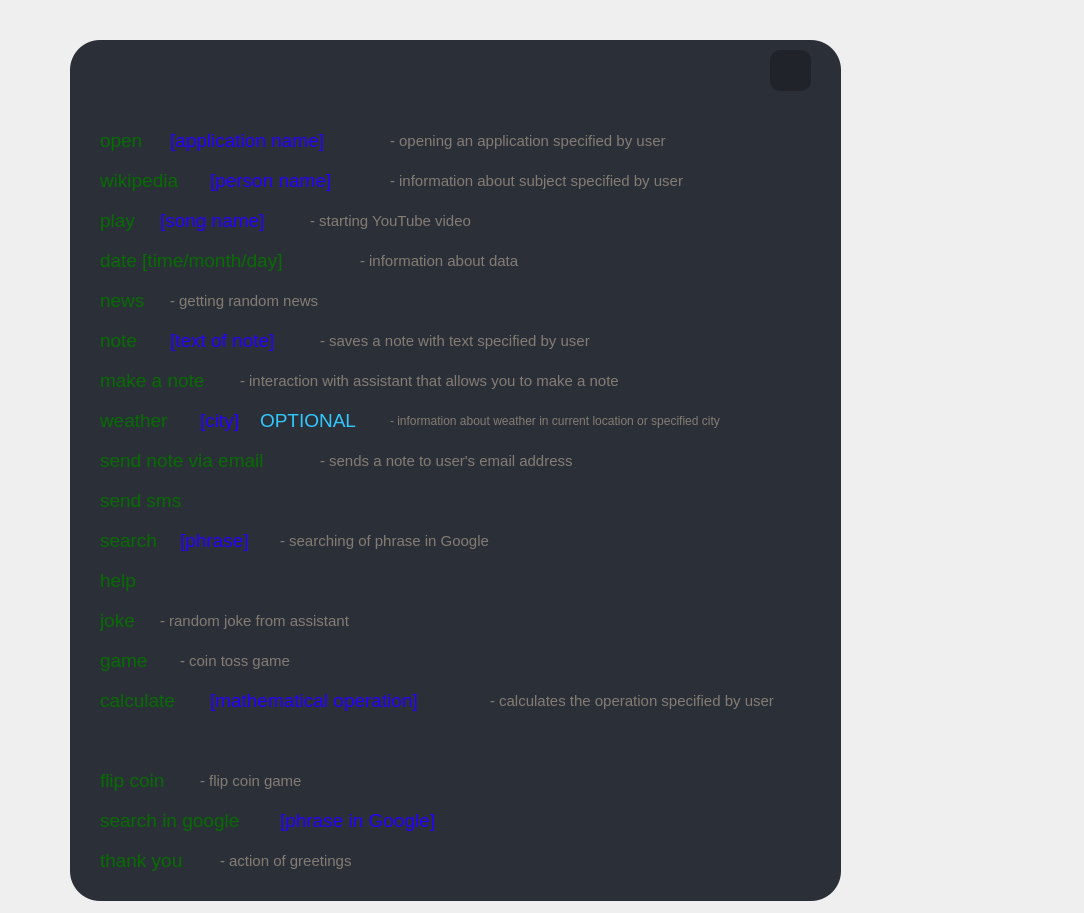
<?xml version="1.0" encoding="UTF-8"?>
<ui version="4.0">
 <class>Form</class>
 <widget class="QWidget" name="Form">
  <property name="geometry">
   <rect>
    <x>0</x>
    <y>0</y>
    <width>1084</width>
    <height>913</height>
   </rect>
  </property>
  <property name="windowTitle">
   <string>Form</string>
  </property>
  <widget class="QWidget" name="widget" native="true">
   <property name="geometry">
    <rect>
     <x>70</x>
     <y>40</y>
     <width>771</width>
     <height>861</height>
    </rect>
   </property>
   <property name="styleSheet">
    <string notr="true">background-color: #2b3038;
border-radius: 30px;</string>
   </property>
   <widget class="QPushButton" name="exitButton">
    <property name="geometry">
     <rect>
      <x>700</x>
      <y>10</y>
      <width>41</width>
      <height>41</height>
     </rect>
    </property>
    <property name="styleSheet">
     <string notr="true">QPushButton{
background-color: #20242a;
color: #20242a;
border-radius: 10px;
}
QPushButton:hover{
background-color: black;
}</string>
    </property>
    <property name="text">
     <string/>
    </property>
    <property name="icon">
     <iconset>
      <normaloff>../../icons/x_icon.png</normaloff>../../icons/x_icon.png</iconset>
    </property>
    <property name="iconSize">
     <size>
      <width>30</width>
      <height>30</height>
     </size>
    </property>
   </widget>
   <widget class="QLabel" name="label">
    <property name="geometry">
     <rect>
      <x>30</x>
      <y>80</y>
      <width>71</width>
      <height>41</height>
     </rect>
    </property>
    <property name="font">
     <font>
      <family>Segoe UI</family>
      <pointsize>14</pointsize>
     </font>
    </property>
    <property name="styleSheet">
     <string notr="true">color: rgb(5, 109, 0);</string>
    </property>
    <property name="text">
     <string>open</string>
    </property>
   </widget>
   <widget class="QLabel" name="label_2">
    <property name="geometry">
     <rect>
      <x>30</x>
      <y>120</y>
      <width>101</width>
      <height>41</height>
     </rect>
    </property>
    <property name="font">
     <font>
      <family>Segoe UI</family>
      <pointsize>14</pointsize>
     </font>
    </property>
    <property name="styleSheet">
     <string notr="true">color: rgb(5, 109, 0);</string>
    </property>
    <property name="text">
     <string>wikipedia</string>
    </property>
   </widget>
   <widget class="QLabel" name="label_3">
    <property name="geometry">
     <rect>
      <x>30</x>
      <y>160</y>
      <width>51</width>
      <height>41</height>
     </rect>
    </property>
    <property name="font">
     <font>
      <family>Segoe UI</family>
      <pointsize>14</pointsize>
     </font>
    </property>
    <property name="styleSheet">
     <string notr="true">color: rgb(5, 109, 0);</string>
    </property>
    <property name="text">
     <string>play</string>
    </property>
   </widget>
   <widget class="QLabel" name="label_4">
    <property name="geometry">
     <rect>
      <x>30</x>
      <y>200</y>
      <width>241</width>
      <height>41</height>
     </rect>
    </property>
    <property name="font">
     <font>
      <family>Segoe UI</family>
      <pointsize>14</pointsize>
     </font>
    </property>
    <property name="styleSheet">
     <string notr="true">color: rgb(5, 109, 0);</string>
    </property>
    <property name="text">
     <string>date [time/month/day]</string>
    </property>
   </widget>
   <widget class="QLabel" name="label_5">
    <property name="geometry">
     <rect>
      <x>30</x>
      <y>240</y>
      <width>51</width>
      <height>41</height>
     </rect>
    </property>
    <property name="font">
     <font>
      <family>Segoe UI</family>
      <pointsize>14</pointsize>
     </font>
    </property>
    <property name="styleSheet">
     <string notr="true">color: rgb(5, 109, 0);</string>
    </property>
    <property name="text">
     <string>news</string>
    </property>
   </widget>
   <widget class="QLabel" name="label_6">
    <property name="geometry">
     <rect>
      <x>30</x>
      <y>280</y>
      <width>51</width>
      <height>41</height>
     </rect>
    </property>
    <property name="font">
     <font>
      <family>Segoe UI</family>
      <pointsize>14</pointsize>
     </font>
    </property>
    <property name="styleSheet">
     <string notr="true">color: rgb(5, 109, 0);</string>
    </property>
    <property name="text">
     <string>note</string>
    </property>
   </widget>
   <widget class="QLabel" name="label_7">
    <property name="geometry">
     <rect>
      <x>30</x>
      <y>320</y>
      <width>131</width>
      <height>41</height>
     </rect>
    </property>
    <property name="font">
     <font>
      <family>Segoe UI</family>
      <pointsize>14</pointsize>
     </font>
    </property>
    <property name="styleSheet">
     <string notr="true">color: rgb(5, 109, 0);</string>
    </property>
    <property name="text">
     <string>make a note</string>
    </property>
   </widget>
   <widget class="QLabel" name="label_8">
    <property name="geometry">
     <rect>
      <x>30</x>
      <y>360</y>
      <width>91</width>
      <height>41</height>
     </rect>
    </property>
    <property name="font">
     <font>
      <family>Segoe UI</family>
      <pointsize>14</pointsize>
     </font>
    </property>
    <property name="styleSheet">
     <string notr="true">color: rgb(5, 109, 0);</string>
    </property>
    <property name="text">
     <string>weather</string>
    </property>
   </widget>
   <widget class="QLabel" name="label_9">
    <property name="geometry">
     <rect>
      <x>30</x>
      <y>400</y>
      <width>201</width>
      <height>41</height>
     </rect>
    </property>
    <property name="font">
     <font>
      <family>Segoe UI</family>
      <pointsize>14</pointsize>
     </font>
    </property>
    <property name="styleSheet">
     <string notr="true">color: rgb(5, 109, 0);</string>
    </property>
    <property name="text">
     <string>send note via email</string>
    </property>
   </widget>
   <widget class="QLabel" name="label_10">
    <property name="geometry">
     <rect>
      <x>30</x>
      <y>440</y>
      <width>101</width>
      <height>41</height>
     </rect>
    </property>
    <property name="font">
     <font>
      <family>Segoe UI</family>
      <pointsize>14</pointsize>
     </font>
    </property>
    <property name="styleSheet">
     <string notr="true">color: rgb(5, 109, 0);</string>
    </property>
    <property name="text">
     <string>send sms</string>
    </property>
   </widget>
   <widget class="QLabel" name="label_11">
    <property name="geometry">
     <rect>
      <x>30</x>
      <y>480</y>
      <width>71</width>
      <height>41</height>
     </rect>
    </property>
    <property name="font">
     <font>
      <family>Segoe UI</family>
      <pointsize>14</pointsize>
     </font>
    </property>
    <property name="styleSheet">
     <string notr="true">color: rgb(5, 109, 0);</string>
    </property>
    <property name="text">
     <string>search</string>
    </property>
   </widget>
   <widget class="QLabel" name="label_12">
    <property name="geometry">
     <rect>
      <x>30</x>
      <y>520</y>
      <width>51</width>
      <height>41</height>
     </rect>
    </property>
    <property name="font">
     <font>
      <family>Segoe UI</family>
      <pointsize>14</pointsize>
     </font>
    </property>
    <property name="styleSheet">
     <string notr="true">color: rgb(5, 109, 0);</string>
    </property>
    <property name="text">
     <string>help</string>
    </property>
   </widget>
   <widget class="QLabel" name="label_13">
    <property name="geometry">
     <rect>
      <x>30</x>
      <y>560</y>
      <width>51</width>
      <height>41</height>
     </rect>
    </property>
    <property name="font">
     <font>
      <family>Segoe UI</family>
      <pointsize>14</pointsize>
     </font>
    </property>
    <property name="styleSheet">
     <string notr="true">color: rgb(5, 109, 0);</string>
    </property>
    <property name="text">
     <string>joke</string>
    </property>
   </widget>
   <widget class="QLabel" name="label_14">
    <property name="geometry">
     <rect>
      <x>30</x>
      <y>600</y>
      <width>61</width>
      <height>41</height>
     </rect>
    </property>
    <property name="font">
     <font>
      <family>Segoe UI</family>
      <pointsize>14</pointsize>
     </font>
    </property>
    <property name="styleSheet">
     <string notr="true">color: rgb(5, 109, 0);</string>
    </property>
    <property name="text">
     <string>game</string>
    </property>
   </widget>
   <widget class="QLabel" name="label_15">
    <property name="geometry">
     <rect>
      <x>30</x>
      <y>640</y>
      <width>101</width>
      <height>41</height>
     </rect>
    </property>
    <property name="font">
     <font>
      <family>Segoe UI</family>
      <pointsize>14</pointsize>
     </font>
    </property>
    <property name="styleSheet">
     <string notr="true">color: rgb(5, 109, 0);</string>
    </property>
    <property name="text">
     <string>calculate</string>
    </property>
   </widget>
   <widget class="QLabel" name="label_17">
    <property name="geometry">
     <rect>
      <x>30</x>
      <y>720</y>
      <width>91</width>
      <height>41</height>
     </rect>
    </property>
    <property name="font">
     <font>
      <family>Segoe UI</family>
      <pointsize>14</pointsize>
     </font>
    </property>
    <property name="styleSheet">
     <string notr="true">color: rgb(5, 109, 0);</string>
    </property>
    <property name="text">
     <string>flip coin</string>
    </property>
   </widget>
   <widget class="QLabel" name="label_18">
    <property name="geometry">
     <rect>
      <x>30</x>
      <y>760</y>
      <width>181</width>
      <height>41</height>
     </rect>
    </property>
    <property name="font">
     <font>
      <family>Segoe UI</family>
      <pointsize>14</pointsize>
     </font>
    </property>
    <property name="styleSheet">
     <string notr="true">color: rgb(5, 109, 0);</string>
    </property>
    <property name="text">
     <string>search in google</string>
    </property>
   </widget>
   <widget class="QLabel" name="label_19">
    <property name="geometry">
     <rect>
      <x>30</x>
      <y>800</y>
      <width>111</width>
      <height>41</height>
     </rect>
    </property>
    <property name="font">
     <font>
      <family>Segoe UI</family>
      <pointsize>14</pointsize>
     </font>
    </property>
    <property name="styleSheet">
     <string notr="true">color: rgb(5, 109, 0);</string>
    </property>
    <property name="text">
     <string>thank you</string>
    </property>
   </widget>
   <widget class="QLabel" name="label_20">
    <property name="geometry">
     <rect>
      <x>100</x>
      <y>80</y>
      <width>201</width>
      <height>41</height>
     </rect>
    </property>
    <property name="font">
     <font>
      <family>Segoe UI</family>
      <pointsize>14</pointsize>
     </font>
    </property>
    <property name="styleSheet">
     <string notr="true">color: rgb(38, 0, 255);</string>
    </property>
    <property name="text">
     <string>[application name]</string>
    </property>
   </widget>
   <widget class="QLabel" name="label_21">
    <property name="geometry">
     <rect>
      <x>140</x>
      <y>120</y>
      <width>151</width>
      <height>41</height>
     </rect>
    </property>
    <property name="font">
     <font>
      <family>Segoe UI</family>
      <pointsize>14</pointsize>
     </font>
    </property>
    <property name="styleSheet">
     <string notr="true">color: rgb(38, 0, 255);</string>
    </property>
    <property name="text">
     <string>[person name]</string>
    </property>
   </widget>
   <widget class="QLabel" name="label_22">
    <property name="geometry">
     <rect>
      <x>90</x>
      <y>160</y>
      <width>131</width>
      <height>41</height>
     </rect>
    </property>
    <property name="font">
     <font>
      <family>Segoe UI</family>
      <pointsize>14</pointsize>
     </font>
    </property>
    <property name="styleSheet">
     <string notr="true">color: rgb(38, 0, 255);</string>
    </property>
    <property name="text">
     <string>[song name]</string>
    </property>
   </widget>
   <widget class="QLabel" name="label_23">
    <property name="geometry">
     <rect>
      <x>100</x>
      <y>240</y>
      <width>111</width>
      <height>41</height>
     </rect>
    </property>
    <property name="font">
     <font>
      <family>Segoe UI</family>
      <pointsize>14</pointsize>
     </font>
    </property>
    <property name="styleSheet">
     <string notr="true">color: rgb(38, 0, 255);</string>
    </property>
    <property name="text">
     <string/>
    </property>
   </widget>
   <widget class="QLabel" name="label_24">
    <property name="geometry">
     <rect>
      <x>100</x>
      <y>280</y>
      <width>131</width>
      <height>41</height>
     </rect>
    </property>
    <property name="font">
     <font>
      <family>Segoe UI</family>
      <pointsize>14</pointsize>
     </font>
    </property>
    <property name="styleSheet">
     <string notr="true">color: rgb(38, 0, 255);</string>
    </property>
    <property name="text">
     <string>[text of note]</string>
    </property>
   </widget>
   <widget class="QLabel" name="label_25">
    <property name="geometry">
     <rect>
      <x>130</x>
      <y>360</y>
      <width>51</width>
      <height>41</height>
     </rect>
    </property>
    <property name="font">
     <font>
      <family>Segoe UI</family>
      <pointsize>14</pointsize>
     </font>
    </property>
    <property name="styleSheet">
     <string notr="true">color: rgb(38, 0, 255);</string>
    </property>
    <property name="text">
     <string>[city]</string>
    </property>
   </widget>
   <widget class="QLabel" name="label_26">
    <property name="geometry">
     <rect>
      <x>190</x>
      <y>360</y>
      <width>111</width>
      <height>41</height>
     </rect>
    </property>
    <property name="font">
     <font>
      <family>Segoe UI</family>
      <pointsize>14</pointsize>
     </font>
    </property>
    <property name="styleSheet">
     <string notr="true">color: rgb(49, 200, 255);
</string>
    </property>
    <property name="text">
     <string>OPTIONAL</string>
    </property>
   </widget>
   <widget class="QLabel" name="label_27">
    <property name="geometry">
     <rect>
      <x>210</x>
      <y>760</y>
      <width>191</width>
      <height>41</height>
     </rect>
    </property>
    <property name="font">
     <font>
      <family>Segoe UI</family>
      <pointsize>14</pointsize>
     </font>
    </property>
    <property name="styleSheet">
     <string notr="true">color: rgb(38, 0, 255);</string>
    </property>
    <property name="text">
     <string>[phrase in Google]</string>
    </property>
   </widget>
   <widget class="QLabel" name="label_28">
    <property name="geometry">
     <rect>
      <x>320</x>
      <y>80</y>
      <width>411</width>
      <height>41</height>
     </rect>
    </property>
    <property name="font">
     <font>
      <family>Segoe UI</family>
      <pointsize>11</pointsize>
     </font>
    </property>
    <property name="styleSheet">
     <string notr="true">color: #837c73;
</string>
    </property>
    <property name="text">
     <string>- opening an application specified by user</string>
    </property>
   </widget>
   <widget class="QLabel" name="label_29">
    <property name="geometry">
     <rect>
      <x>320</x>
      <y>120</y>
      <width>421</width>
      <height>41</height>
     </rect>
    </property>
    <property name="font">
     <font>
      <family>Segoe UI</family>
      <pointsize>11</pointsize>
     </font>
    </property>
    <property name="styleSheet">
     <string notr="true">color: #837c73;
</string>
    </property>
    <property name="text">
     <string>- information about subject specified by user</string>
    </property>
   </widget>
   <widget class="QLabel" name="label_30">
    <property name="geometry">
     <rect>
      <x>240</x>
      <y>160</y>
      <width>411</width>
      <height>41</height>
     </rect>
    </property>
    <property name="font">
     <font>
      <family>Segoe UI</family>
      <pointsize>11</pointsize>
     </font>
    </property>
    <property name="styleSheet">
     <string notr="true">color: #837c73;
</string>
    </property>
    <property name="text">
     <string>- starting YouTube video</string>
    </property>
   </widget>
   <widget class="QLabel" name="label_31">
    <property name="geometry">
     <rect>
      <x>250</x>
      <y>280</y>
      <width>331</width>
      <height>41</height>
     </rect>
    </property>
    <property name="font">
     <font>
      <family>Segoe UI</family>
      <pointsize>11</pointsize>
     </font>
    </property>
    <property name="styleSheet">
     <string notr="true">color: #837c73;
</string>
    </property>
    <property name="text">
     <string>- saves a note with text specified by user</string>
    </property>
   </widget>
   <widget class="QLabel" name="label_32">
    <property name="geometry">
     <rect>
      <x>320</x>
      <y>360</y>
      <width>441</width>
      <height>41</height>
     </rect>
    </property>
    <property name="font">
     <font>
      <family>Segoe UI</family>
      <pointsize>9</pointsize>
     </font>
    </property>
    <property name="styleSheet">
     <string notr="true">color: #837c73;
</string>
    </property>
    <property name="text">
     <string>- information about weather in current location or specified city</string>
    </property>
   </widget>
   <widget class="QLabel" name="label_33">
    <property name="geometry">
     <rect>
      <x>90</x>
      <y>560</y>
      <width>251</width>
      <height>41</height>
     </rect>
    </property>
    <property name="font">
     <font>
      <family>Segoe UI</family>
      <pointsize>11</pointsize>
     </font>
    </property>
    <property name="styleSheet">
     <string notr="true">color: #837c73;
</string>
    </property>
    <property name="text">
     <string>- random joke from assistant</string>
    </property>
   </widget>
   <widget class="QLabel" name="label_34">
    <property name="geometry">
     <rect>
      <x>110</x>
      <y>600</y>
      <width>141</width>
      <height>41</height>
     </rect>
    </property>
    <property name="font">
     <font>
      <family>Segoe UI</family>
      <pointsize>11</pointsize>
     </font>
    </property>
    <property name="styleSheet">
     <string notr="true">color: #837c73;
</string>
    </property>
    <property name="text">
     <string>- coin toss game</string>
    </property>
   </widget>
   <widget class="QLabel" name="label_35">
    <property name="geometry">
     <rect>
      <x>170</x>
      <y>320</y>
      <width>461</width>
      <height>41</height>
     </rect>
    </property>
    <property name="font">
     <font>
      <family>Segoe UI</family>
      <pointsize>11</pointsize>
     </font>
    </property>
    <property name="styleSheet">
     <string notr="true">color: #837c73;
</string>
    </property>
    <property name="text">
     <string>- interaction with assistant that allows you to make a note</string>
    </property>
   </widget>
   <widget class="QLabel" name="label_36">
    <property name="geometry">
     <rect>
      <x>100</x>
      <y>240</y>
      <width>191</width>
      <height>41</height>
     </rect>
    </property>
    <property name="font">
     <font>
      <family>Segoe UI</family>
      <pointsize>11</pointsize>
     </font>
    </property>
    <property name="styleSheet">
     <string notr="true">color: #837c73;
</string>
    </property>
    <property name="text">
     <string>- getting random news</string>
    </property>
   </widget>
   <widget class="QLabel" name="label_37">
    <property name="geometry">
     <rect>
      <x>290</x>
      <y>200</y>
      <width>411</width>
      <height>41</height>
     </rect>
    </property>
    <property name="font">
     <font>
      <family>Segoe UI</family>
      <pointsize>11</pointsize>
     </font>
    </property>
    <property name="styleSheet">
     <string notr="true">color: #837c73;
</string>
    </property>
    <property name="text">
     <string>- information about data</string>
    </property>
   </widget>
   <widget class="QLabel" name="label_38">
    <property name="geometry">
     <rect>
      <x>250</x>
      <y>400</y>
      <width>411</width>
      <height>41</height>
     </rect>
    </property>
    <property name="font">
     <font>
      <family>Segoe UI</family>
      <pointsize>11</pointsize>
     </font>
    </property>
    <property name="styleSheet">
     <string notr="true">color: #837c73;
</string>
    </property>
    <property name="text">
     <string>- sends a note to user's email address</string>
    </property>
   </widget>
   <widget class="QLabel" name="label_39">
    <property name="geometry">
     <rect>
      <x>210</x>
      <y>480</y>
      <width>411</width>
      <height>41</height>
     </rect>
    </property>
    <property name="font">
     <font>
      <family>Segoe UI</family>
      <pointsize>11</pointsize>
     </font>
    </property>
    <property name="styleSheet">
     <string notr="true">color: #837c73;
</string>
    </property>
    <property name="text">
     <string>- searching of phrase in Google</string>
    </property>
   </widget>
   <widget class="QLabel" name="label_40">
    <property name="geometry">
     <rect>
      <x>110</x>
      <y>480</y>
      <width>81</width>
      <height>41</height>
     </rect>
    </property>
    <property name="font">
     <font>
      <family>Segoe UI</family>
      <pointsize>14</pointsize>
     </font>
    </property>
    <property name="styleSheet">
     <string notr="true">color: rgb(38, 0, 255);</string>
    </property>
    <property name="text">
     <string>[phrase]</string>
    </property>
   </widget>
   <widget class="QLabel" name="label_41">
    <property name="geometry">
     <rect>
      <x>150</x>
      <y>800</y>
      <width>171</width>
      <height>41</height>
     </rect>
    </property>
    <property name="font">
     <font>
      <family>Segoe UI</family>
      <pointsize>11</pointsize>
     </font>
    </property>
    <property name="styleSheet">
     <string notr="true">color: #837c73;
</string>
    </property>
    <property name="text">
     <string>- action of greetings</string>
    </property>
   </widget>
   <widget class="QLabel" name="label_42">
    <property name="geometry">
     <rect>
      <x>130</x>
      <y>720</y>
      <width>131</width>
      <height>41</height>
     </rect>
    </property>
    <property name="font">
     <font>
      <family>Segoe UI</family>
      <pointsize>11</pointsize>
     </font>
    </property>
    <property name="styleSheet">
     <string notr="true">color: #837c73;
</string>
    </property>
    <property name="text">
     <string>- flip coin game</string>
    </property>
   </widget>
   <widget class="QLabel" name="label_43">
    <property name="geometry">
     <rect>
      <x>140</x>
      <y>640</y>
      <width>271</width>
      <height>41</height>
     </rect>
    </property>
    <property name="font">
     <font>
      <family>Segoe UI</family>
      <pointsize>14</pointsize>
     </font>
    </property>
    <property name="styleSheet">
     <string notr="true">color: rgb(38, 0, 255);</string>
    </property>
    <property name="text">
     <string>[mathematical operation]</string>
    </property>
   </widget>
   <widget class="QLabel" name="label_44">
    <property name="geometry">
     <rect>
      <x>420</x>
      <y>640</y>
      <width>351</width>
      <height>41</height>
     </rect>
    </property>
    <property name="font">
     <font>
      <family>Segoe UI</family>
      <pointsize>11</pointsize>
     </font>
    </property>
    <property name="styleSheet">
     <string notr="true">color: #837c73;
</string>
    </property>
    <property name="text">
     <string>- calculates the operation specified by user</string>
    </property>
   </widget>
  </widget>
 </widget>
 <resources/>
 <connections/>
</ui>
